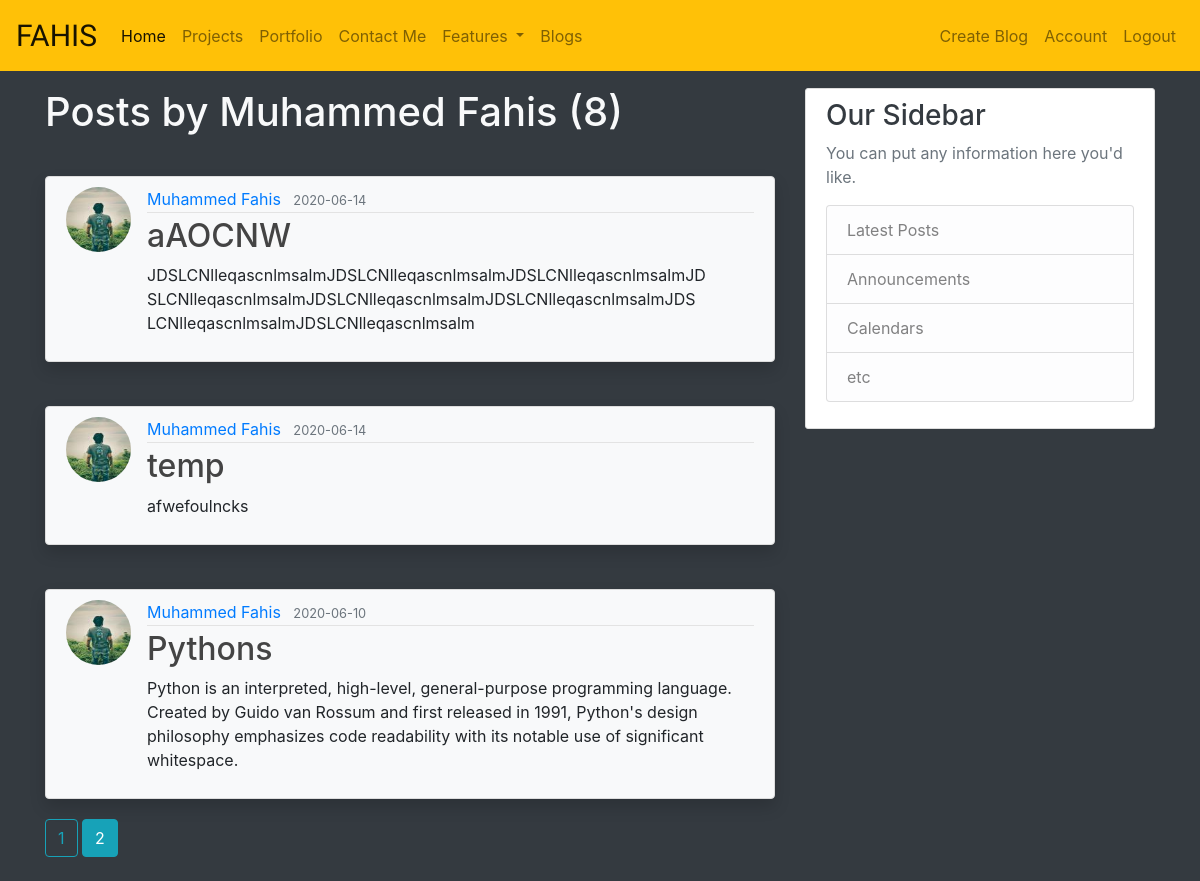
/user/Muhammed Fahis?page=2 (signed in), run on the app's committed database.
### website/models.py (models this page shows, shortened)
class User(db.Model, UserMixin):
    id = db.Column(db.Integer, primary_key=True)
    username = db.Column(db.String(20),unique=True,nullable=False)
    email = db.Column(db.String(120),unique=True,nullable=False)
    image_file = db.Column(db.String(20), nullable=False, default='default.jpg')
    password = db.Column(db.String(60), nullable=False)
    posts = db.relationship('Post', backref='author', lazy=True)

class Post(db.Model):
    id = db.Column(db.Integer, primary_key=True)
    title = db.Column(db.String(100),nullable=False)
    date_posted = db.Column(db.DateTime, nullable=False, default=datetime.utcnow)
    content = db.Column(db.Text, nullable=False)
    user_id = db.Column(db.Integer, db.ForeignKey('user.id'),nullable=False)

### website/routes.py (the view)
@app.route('/user/<username>')
def user_posts(username):
    page = request.args.get('page',1,type=int)
    user = User.query.filter_by(username=username).filter_by(username=username).first_or_404()
    posts = Post.query.filter_by(author=user).order_by(Post.date_posted.desc()).paginate(page=page,per_page=5)
    return render_template('user_post.html', title='Blogs' ,post=posts ,user=user)

### website/models.py (called while the page is built)
@login_manager.user_loader
def load_user(user_id):
    return User.query.get(int(user_id))

### website/templates/user_post.html (shortened to what this page needs)
{% extends 'Bloglayout.html' %}
{% block blog %}
    <div>
    <h1 class="text-light mb-3">Posts by {{ user.username }} ({{ post.total }})</h1>
    {% for i in post.items %}<br>
            <article class="media content-section bg-light shadow rounded">
                <img class="rounded-circle article-img" src="{{ url_for('static',filename='img/profile_pic/'+i.author.image_file) }}">
                <div class="media-body">
                    <div class="article-metadata">
                    <a class="mr-2" href="{{ url_for('user_posts',username=i.author.username) }}">{{ i.author.username }}</a>
                    <small class="text-muted">{{ i.date_posted.strftime('%Y-%m-%d')  }}</small>
                    </div>
                    <h2><a class="article-title" href="{{ url_for('post',post_id= i.id) }}">{{ i.title }}</a></h2>
                    <p class="article-content">{{ i.content }}</p>
                </div>
            </article>
    {% endfor %}
    {% for num in post.iter_pages(left_edge=2,right_edge=2,left_current=1,right_current=1) %}
        {% if num %}
            {% if post.page == num %}
                <a class='btn btn-info mb-4' href ="{{ url_for('user_posts',username=user.username,page=num) }}">{{ num }}</a>
            {% else %}
                <a class='btn btn-outline-info mb-4' href ="{{ url_for('user_posts',username=user.username,page=num) }}">{{ num }}</a>
            {% endif %}
        {% else %}
            ...
        {% endif %}
    {% endfor %}
    </div>
{% endblock blog %}

### website/static/css/main.css (style rules this page uses)
.content-section { background: #ffffff; padding: 10px 20px; border: 1px solid #dddddd; border-radius: 3px; margin-bottom: 20px; }
.article-title { color: #444444; }
.article-content { white-space: pre-line; }
.article-img { height: 65px; width: 65px; margin-right: 16px; }
.article-metadata { padding-bottom: 1px; margin-bottom: 4px; border-bottom: 1px solid #e3e3e3 }

### data on the page
User: username "Muhammed Fahis"
Post: image_file (picture), author.username "Muhammed Fahis", date_posted "2020-06-14", title "aAOCNW", content "JDSLCNlleqascnlmsalmJDSLCNlleqascnlmsalmJDSLCNlleqascnlmsalmJD SLCNlleqascnlmsalmJDSLCNlleqascnlmsalmJDSLCNlleqascnlmsalmJDS LCNlleqascnlmsalmJDSLCNlleqascnlmsalm"
Post: image_file (picture), author.username "Muhammed Fahis", date_posted "2020-06-14", title "temp", content "afwefoulncks"
Post: image_file (picture), author.username "Muhammed Fahis", date_posted "2020-06-10", title "Pythons", content "Python is an interpreted, high-level, general-purpose programming language. Created by Guido van Rossum and first released in 1991, Python's design philosophy emphasizes code readability with its notable use of significant whitespace."

### other printed values
{{ post.total }} "8"
{{ num }} "1"
{{ num }} "2"
